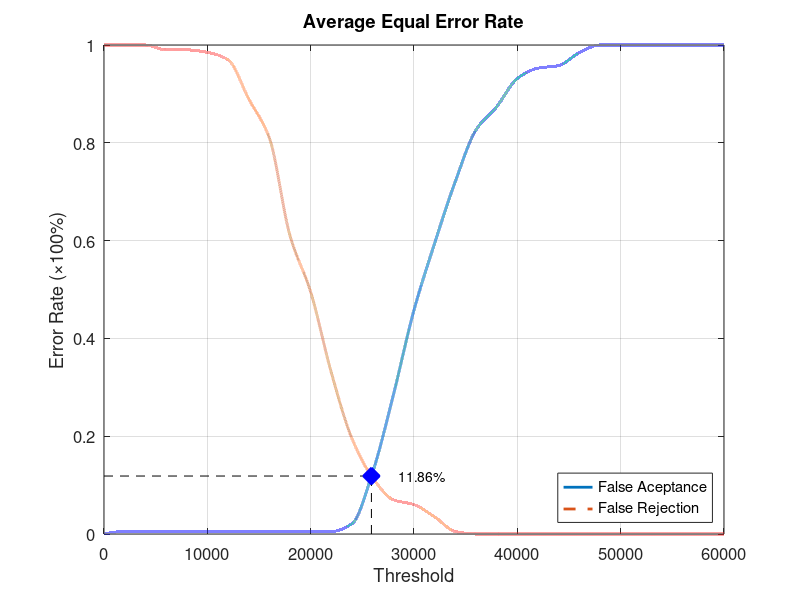
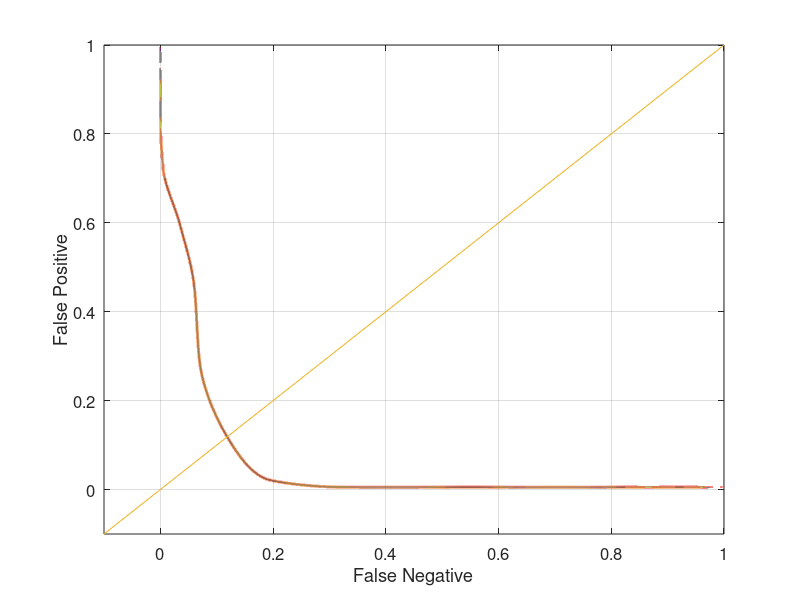

These figures' MATLAB source, in order:
function yEER = Database4_2
close all;
clear;
clc;
x = 0:2000:60000;
xq = 0:0.5:60000;

y0 = [0 0.00526316 0.00526316 0.00526316 0.00526316 0.00526316 0.00526316 0.00526316 0.00526316 0.00526316 0.00526316 0.00526316 0.0210526 0.126316 0.284211 0.457895 0.594737 0.721053 0.826316 0.873684 0.931579 0.952632 0.957895 0.984211 1 1 1 1 1 1 1];
yy0 = interp1(x, y0, xq, 'pchip');
y1 = [1 1 1 0.99 0.99 0.985 0.97 0.89 0.81 0.61 0.495 0.33 0.195 0.115 0.07 0.06 0.035 0.005 0 0 0 0 0 0 0 0 0 0 0 0 0];
yy1 = interp1(x, y1, xq, 'pchip');

% Calculating EER: 
y2 = abs(y0 - y1);
find(y2 == min(y2))
yy2 = abs(yy0 - yy1);
xEER = find(yy2 == min(yy2));
xEERIndex = xq(xEER) % X-axis EER
yEER = yy0(xEER) % Y-axis EER

main = figure
plot(xq, yy0,'-','LineWidth', 2);	hold on
plot(xq, yy1,'--','LineWidth', 2);	hold on
plot([xEERIndex xEERIndex], [0 yEER], 'k--');	hold on
plot([0 xEERIndex], [yEER yEER], 'k--');	hold on
plot(xEERIndex, yEER, 'bx', 'LineWidth', 10);	hold on
text(xEERIndex + 10 * xEERIndex / 100, yEER, [num2str(round((10000 * yEER)) / 100) '%'])
legend('False Aceptance', 'False Rejection', 'Location', 'SouthEast')
xlabel('Threshold')
ylabel('Error Rate (\times100%)')
title('Average Equal Error Rate')
set(gca, 'FontSize', 12)
axis([0 60000 0 1])
grid on

print(main, 'Database4_2Main', '-dpng');
FNRxFPR = figure('Color', [1 1 1]);
plot(yy1, yy0, '-', yy1, yy0, 'LineWidth', 2);
hold on
y = -0.1:0.1:1
plot(y, y); 
set(gca, 'FontSize', 12)
xlabel('False Negative')
ylabel('False Positive')
axis([-0.1 1 -0.1 1])
set(gca, 'FontSize', 12)
grid on

print(FNRxFPR, 'Database4_2FNRxFPR','-dpng');
end
